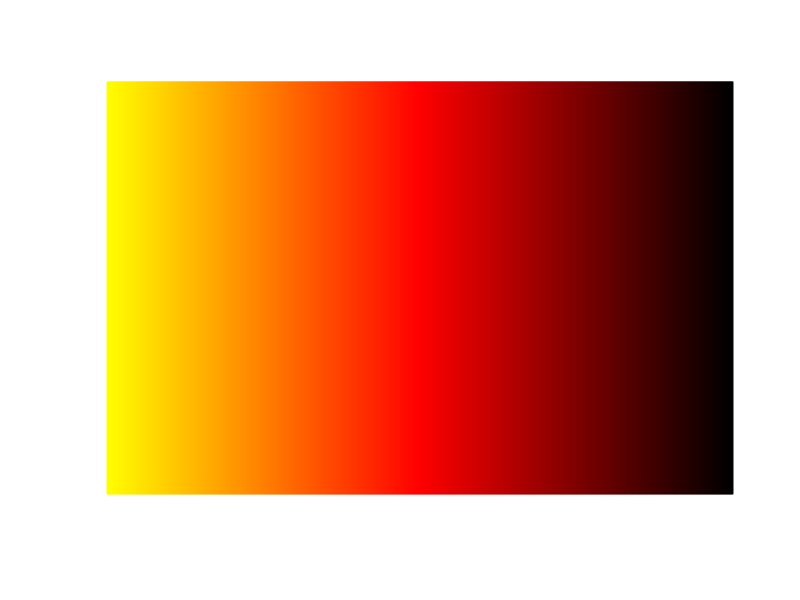
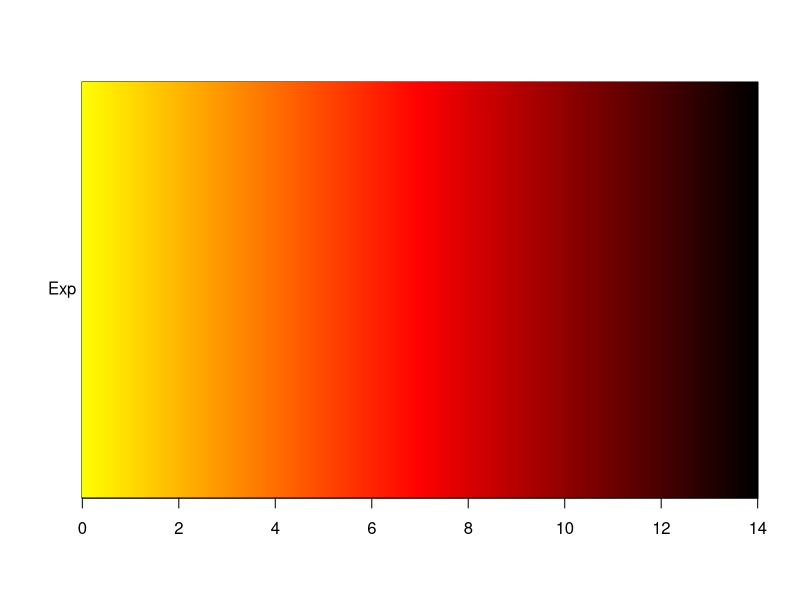
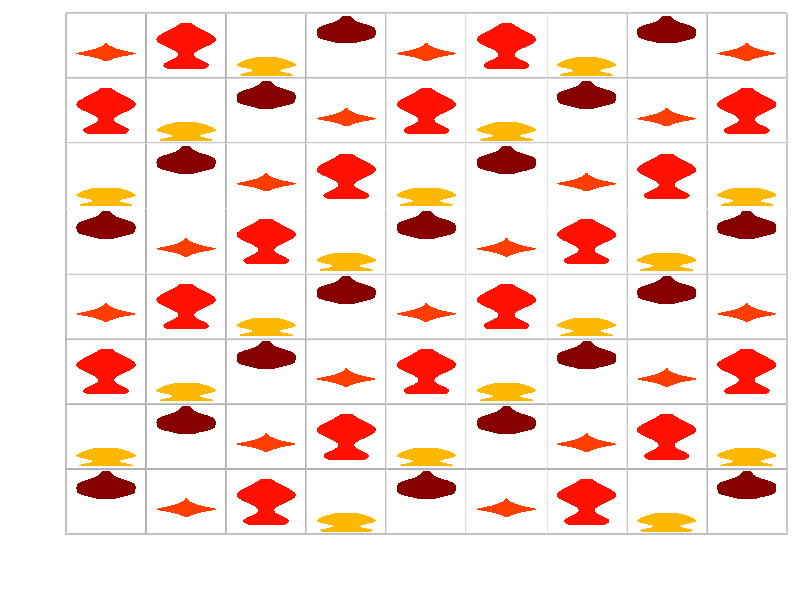

Here is the R script that generated these plots, in order:
###############
#模仿 张泽民 批量基因表达图，没有完全实现，可能还需要AI拼接
###############

library(vioplot)
m1=min(iris[,1:4]); m2=max(iris[,1:4]) #极值
#基本画图函数，依赖于2个极值
vioDraw=function(data,col){
  plot(NA,type="n",xlim=c(0.5,1.5),ylim=c(m1,m2),
       axes=FALSE,ann=FALSE)
  vioplot(data, col=col,
          #col="gold",
          border = NA, #violin边框
          drawRect=F, #不要violin中间的box
          add=T)
  box(col="white") #覆盖边框
}

#测试颜色条（清除后再画）
n=1000
mycolors = colorRampPalette(c("yellow", "red","black"))(n)
barplot(rep(1,times=n),col=mycolors,border=mycolors,axes=FALSE); #box()
#自己画标度 ***
#或者用image函数画


# 画热图（清除后再画）
image(x=0:n, y=1, matrix(0:n),  
      #breaks=n+1,
      col=mycolors, 
      #axes = F, #下面自定义坐标轴
      cex = 1.5,
      yaxt="n", xaxt="n",
      mgp=c(0,1,0),
      xlab = "", ylab = "")
text(x=-30,y=1,labels=c("Exp"),xpd=T)
axis(1,at=seq(0,n,length.out=8), #seq(0,n,by=200),
     labels=c(0,2,4,6,8,10,12,14),
     cex=2,
     col.axis="black",las=0) 
#自定义坐标轴2左侧，las=0垂直于轴，2平行于轴



#画一堆violin图
par(oma=c(5,5,1,1))
par(mfrow=c(8,9),mar=c(0,0,0,0))
for(ii in 1:72){
  #计算出颜色
  i=ii%%4+1
  col=mycolors[round((mean(iris[,i])-m1)/(m2-m1)*1000,0)]
  #画图
  vioDraw(iris[,i],col)
}
